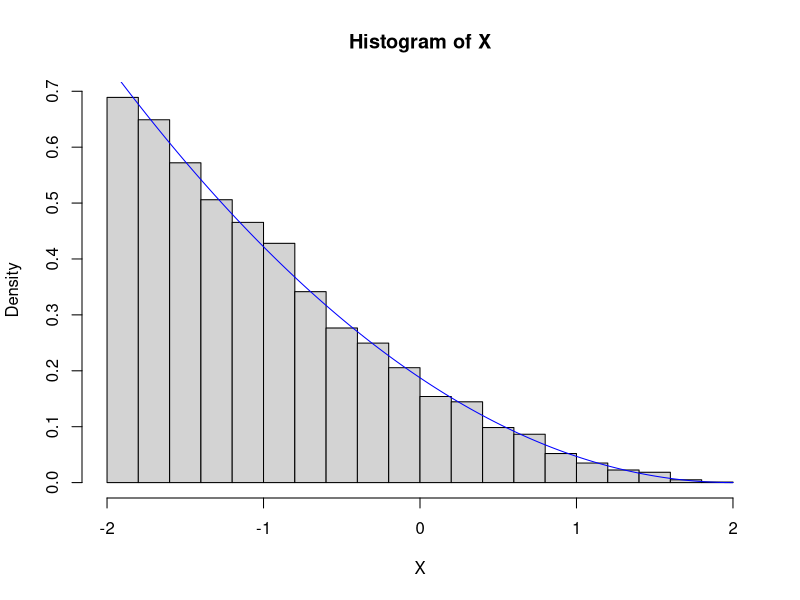
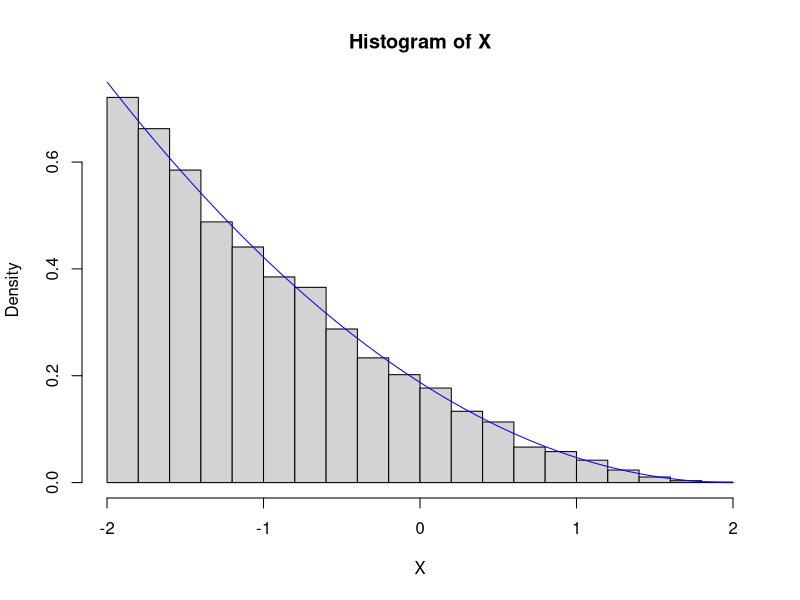

The R script that drew these images, in order:
## ---- chunk 1
knitr::opts_chunk$set(echo = TRUE)
## ---- chunk 2
n = 10000
U = runif(n)
X = -(64-64*U)^(1/3)+2 #R cannot handle cube root of negative
hist(X, freq=F)
px = seq(-2,2,by=0.01)
py = 3/64*(px-2)^2
lines(px, py, col="blue") #add target pdf of X
## ---- chunk 3
# Use result of the above
X = vector(length=n)
for (i in 1:n)
{
  repeat
  {
    repeat
    {
      Y = rnorm(1)
      if (Y >= -2 && Y <= 2)
        break
    }
    U = runif(1)
    if (U <= 1/16 *(Y-2)^2 *exp(0.5*Y^2-2))
    {
      X[i] = Y
      break
    }
  }
}
hist(X, freq=F)
lines(px, py, col="blue")
## ---- chunk 4
rm(list=ls()) #clear variables from last question
nEstimate = 1000
nSample = 1000
estimate = matrix(nrow=nEstimate, ncol=2)
colnames(estimate) = c("standard", "antithetic")
n = 12
dt = 1/n
r = 0.02
sigma = 0.4
thetaH.std = function(m){
  S = matrix(100, nrow=m, ncol=n+1) #set S0=100
  for (i in 1:n)
  {
    Z = rnorm(m)
    S[,i+1] = S[,i]*exp((r-0.5*sigma^2)*dt+sigma*sqrt(dt)*Z)
  }
  A = rowMeans(S[,-1]) #remove S0 in rowMeans
  return(exp(-r)*mean(pmax(A-S[,n+1],0)))
}
thetaH.ant = function(m){
  S = matrix(100, nrow=m, ncol=n+1) #set S0=100
  for (i in 1:n)
  {
    Z = rnorm(m/2) #the other half are -Z for antithetic variables
    S[1:(m/2),i+1] = S[1:(m/2),i]*exp((r-0.5*sigma^2)*dt+sigma*sqrt(dt)*Z)
    S[(m/2+1):m,i+1] = S[(m/2+1):m,i]*exp((r-0.5*sigma^2)*dt-sigma*sqrt(dt)*Z)
  }
  A = rowMeans(S[,-1]) #remove S0 in rowMeans
  return(exp(-r)*mean(pmax(A-S[,n+1],0)))
}
for (i in 1:nEstimate)
{
  estimate[i,1] = thetaH.std(nSample)
  estimate[i,2] = thetaH.ant(nSample)
}
apply(estimate,2,mean)
apply(estimate,2,var)
## ---- chunk 5
# Use result of the above
colnames(estimate) = c("standard", "control")
# pilot simulation
mPilot = 1000
S = matrix(100, nrow=mPilot, ncol=n+1) #set S0=100
for (i in 1:n)
{
  Z = rnorm(mPilot)
  S[,i+1] = S[,i]*exp((r-0.5*sigma^2)*dt+sigma*sqrt(dt)*Z)
}
A9 = rowMeans(S[,2:10])
AT = rowMeans(S[,-1]) #remove S0 in rowMeans
muH = mean(A9)
cH = cov(A9,pmax(AT-S[,n+1],0))
vH = var(A9)
cor(A9,pmax(AT-S[,n+1],0)) #small correlation
thetaH.ctr = function(m){
  # main simulation
  S = matrix(100, nrow=m, ncol=n+1) #set S0=100
  for (i in 1:n)
  {
    Z = rnorm(m)
    S[,i+1] = S[,i]*exp((r-0.5*sigma^2)*dt+sigma*sqrt(dt)*Z)
  }
  A9 = rowMeans(S[,2:5])
  AT = rowMeans(S[,-1]) #remove S0 in rowMeans
  piH = pmax(AT-S[,n+1],0) -cH/vH *(A9-muH)
  return(exp(-r)*mean(piH)) 
}
for (i in 1:nEstimate)
{
  estimate[i,1] = thetaH.std(nSample)
  estimate[i,2] = thetaH.ctr(nSample)
}
apply(estimate,2,mean)
apply(estimate,2,var)
## ---- chunk 6
rm(list=ls()) #clear variables from last question
nEstimate = 1000
nSample = 1000
estimate = matrix(nrow=nEstimate, ncol=2)
colnames(estimate) = c("standard", "importance")
K = 80
S0 = 100
T = 1/2
r = 0.03
sigma = 0.4
thetaH.std = function(n){
  X = rnorm(n)
  ST = S0*exp((r-0.5*sigma^2)*T+sigma*sqrt(T)*X)
  return(exp(-r*T)*mean(pmax(K-ST,0)))
}
thetaH.imp = function(n){
  U = runif(n)
  Y = ifelse(U<0.5, log(2*U), -log(2-2*U))
  L = 2/sqrt(2*pi) *exp(-0.5*Y^2+abs(Y))
  h = pmax(K-S0*exp((r-0.5*sigma^2)*T+sigma*sqrt(T)*Y),0)
  return(exp(-r*T)*mean(h*L))
}
for (i in 1:nEstimate)
{
  estimate[i,1] = thetaH.std(nSample)
  estimate[i,2] = thetaH.imp(nSample)
}
apply(estimate,2,mean)
apply(estimate,2,var)
